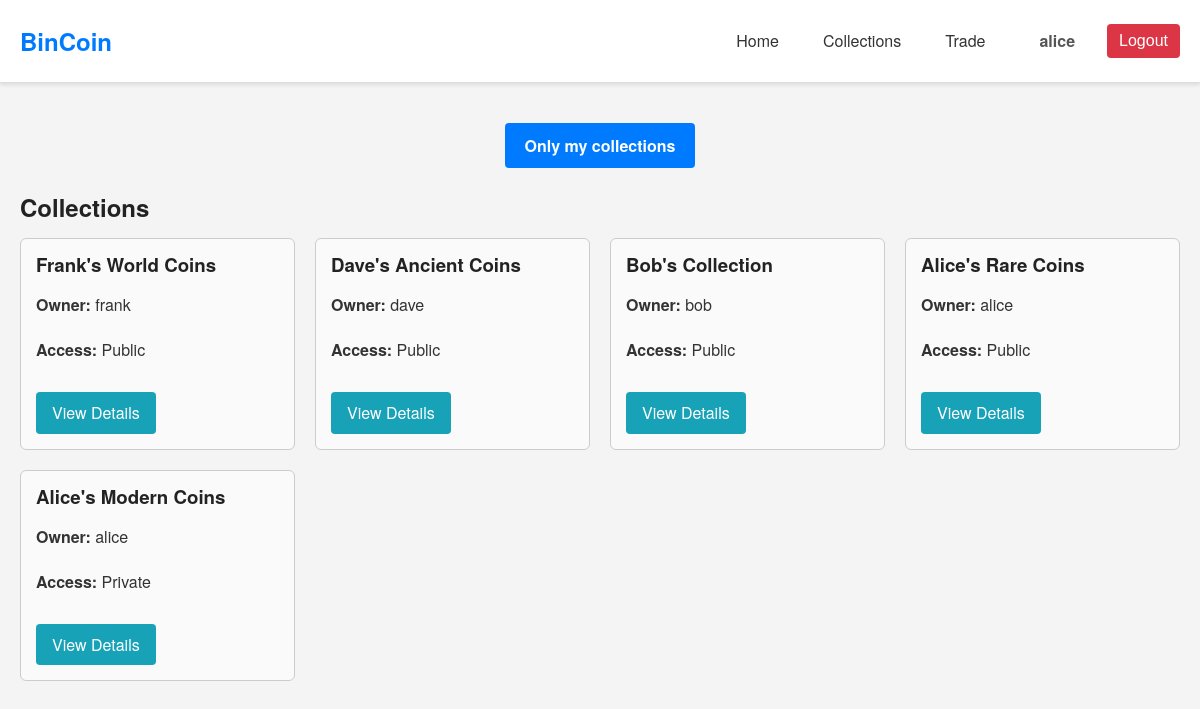
The app's page /php/collections.php (signed in) with its own data.
### tables this page shows
CREATE TABLE `coin_collection` (
    `id` INT AUTO_INCREMENT PRIMARY KEY,
    `name` VARCHAR(255) NOT NULL,
    `user_name` VARCHAR(255) NOT NULL,
    `access` VARCHAR(255) NOT NULL,
    FOREIGN KEY (`user_name`) REFERENCES `user`(`name`) ON DELETE CASCADE
);

### php/collections.php (called while the page is built, shortened)
<?php
$search = isset($_GET['search']) ? trim($_GET['search']) : '';
$show_my_collections = isset($_GET['show_my_collections']) ? boolval($_GET['show_my_collections']) : false;
$page = isset($_GET['page']) && is_numeric($_GET['page']) ? intval($_GET['page']) : 1;
$results_per_page = 10;
$offset = ($page - 1) * $results_per_page;
$conn = new mysqli(SERVERNAME, USERNAME, PASSWORD, DBNAME);
$where_clauses = [];
$params = [];
$types = '';
if ($show_my_collections) {
    $where_clauses[] = "`user_name` = ?";
    $params[] = $_SESSION['username'];
    $types .= 's';
} else {
    $where_clauses[] = "(`access` = 'public' OR
                         (`access` = 'protected' AND EXISTS (
                             SELECT 1 FROM `access_control` ac
                             WHERE ac.`collection_id` = `coin_collection`.`id`
                               AND ac.`user_name` = ?
                         )) OR
                         (`user_name` = ?))";
    $params[] = $_SESSION['username'];
    $params[] = $_SESSION['username'];
    $types .= 'ss';
}
$where_sql = "WHERE " . implode(" AND ", $where_clauses);
$sql = "SELECT `id`, `name`, `access`, `user_name`
        FROM `coin_collection`
        $where_sql
        ORDER BY `name` DESC
        LIMIT ? OFFSET ?";
$stmt = $conn->prepare($sql);
if ($stmt) {
    $types_with_pagination = $types . 'ii';
    $params_with_pagination = array_merge($params, [$results_per_page, $offset]);
    $stmt->bind_param($types_with_pagination, ...$params_with_pagination);
    $stmt->execute();
    $result = $stmt->get_result();
    $collections = $result->fetch_all(MYSQLI_ASSOC);
} else {
    error_log("Prepare failed (FETCH): " . $conn->error);
    die("An unexpected error occurred. Please try again later.");
}
include "../components/collections_page.php";
?>

### components/collections_page.php (the view, shortened to what this page needs)
<!DOCTYPE html>
<html lang="en">
<head>
    <link rel="stylesheet" href="../css/theme.css">
    <link rel="stylesheet" href="../css/collections.css">
</head>
<body>
    <?php include '../components/header.php'; ?>
    <div class="collections-container">
        <div class="toggle-container">
            <form method="GET" action="collections.php">
                <label for="show_my_collections">Only my collections</label>
            </form>
        </div>
        <?php if (!empty($search)): ?>
            <h2>Search Results for "<?= htmlspecialchars($search); ?>"</h2>
        <?php else: ?>
            <h2>Collections</h2>
        <?php endif; ?>
        <?php if (count($collections) > 0): ?>
            <div class="collections-list">
                <?php foreach ($collections as $collection): ?>
                    <div class="collection-card">
                        <h3><?= htmlspecialchars($collection['name']); ?></h3>
                        <p><strong>Owner:</strong> <?= htmlspecialchars($collection['user_name']); ?></p>
                        <p><strong>Access:</strong> <?= ucfirst(htmlspecialchars($collection['access'])); ?></p>
                        <a href="collection_details.php?collection_id=<?= urlencode($collection['id']); ?>"
                            class="view-button">View Details</a>
                    </div>
                <?php endforeach; ?>
            </div>
        <?php else: ?>
            <p>No collections found.</p>
        <?php endif; ?>
    </div>
</body>
</html>

### css/theme.css (style rules this page uses)
* { margin: 0; padding: 0; box-sizing: border-box; }
html { font-size: 16px; }
body { font-family: 'Helvetica Neue', Arial, sans-serif; line-height: 1.6; color: #333; background-color: #f4f4f4; }
h1, h2, h3, h4, h5, h6 { color: #222; margin-bottom: 1rem; line-height: 1.2; }
p { margin-bottom: 1.2rem; }
a { color: #007BFF; text-decoration: none; transition: color 0.3s ease; }
form { display: flex; flex-direction: column; }
form label { margin-bottom: 5px; font-weight: bold; }

### css/collections.css (style rules this page uses)
.collections-container { max-width: 1200px; margin: 20px auto; padding: 20px; }
.toggle-container { margin-bottom: 20px; text-align: center; }
.toggle-container form { display: inline-block; }
.toggle-container label { display: inline-block; padding: 10px 20px; background-color: #007BFF; color: #fff; border-radius: 4px; cursor: pointer; transition: background-color 0.3s; }
.collections-list { display: grid; grid-template-columns: repeat(auto-fill, minmax(250px, 1fr)); gap: 20px; }
.collection-card { border: 1px solid #ccc; border-radius: 6px; padding: 15px; background-color: #fafafa; transition: box-shadow 0.3s; }
.view-button { display: inline-block; margin-top: 10px; padding: 8px 16px; background-color: #17a2b8; color: #fff; text-decoration: none; border-radius: 4px; transition: background-color 0.3s; }

### records on screen
coin_collection: name "Frank's World Coins", user_name "frank", access "Public"
coin_collection: name "Dave's Ancient Coins", user_name "dave", access "Public"
coin_collection: name "Bob's Collection", user_name "bob", access "Public"
coin_collection: name "Alice's Rare Coins", user_name "alice", access "Public"
coin_collection: name "Alice's Modern Coins", user_name "alice", access "Private"

### other values on screen
$_SESSION['username'] "alice"
